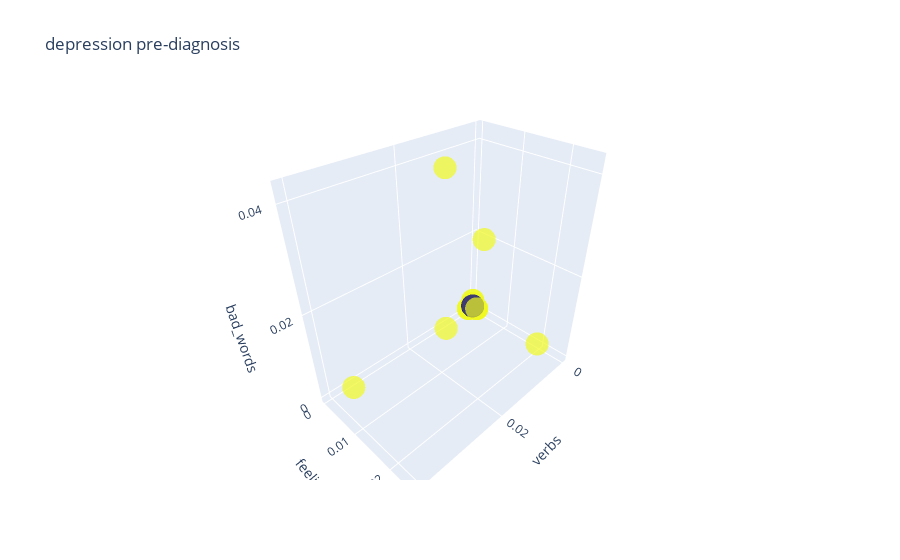

Notebook code for this chart:
### Code cell
px.scatter_3d(test_data, x="verbs", y="feelings", z="bad_words", color="depressed", opacity=0.7, title="depression pre-diagnosis").update(layout_coloraxis_showscale=False)

### Figure 1 — Plotly figure (JSON) as saved in the notebook; plotly's stock layout.template omitted (floating-point values rounded to 4 significant figures; data arrays with more than 128 entries replaced by an {"elided": "..."} marker saying what was removed)
{"data": [{"hovertemplate": "verbs=%{x}<br>feelings=%{y}<br>bad_words=%{z}<br>depressed=%{marker.color}<extra></extra>", "legendgroup": "", "marker": {"color": {"elided": "400 int values"}, "coloraxis": "coloraxis", "opacity": 0.7, "symbol": "circle"}, "mode": "markers", "name": "", "scene": "scene", "showlegend": false, "type": "scatter3d", "x": {"elided": "400 float values"}, "y": {"elided": "400 float values"}, "z": {"elided": "400 float values"}}], "layout": {"coloraxis": {"colorbar": {"title": {"text": "depressed"}}, "colorscale": [[0, "#0d0887"], [0.1111, "#46039f"], [0.2222, "#7201a8"], [0.3333, "#9c179e"], [0.4444, "#bd3786"], [0.5556, "#d8576b"], [0.6667, "#ed7953"], [0.7778, "#fb9f3a"], [0.8889, "#fdca26"], [1, "#f0f921"]], "showscale": false}, "legend": {"tracegroupgap": 0}, "scene": {"domain": {"x": [0, 1], "y": [0, 1]}, "xaxis": {"title": {"text": "verbs"}}, "yaxis": {"title": {"text": "feelings"}}, "zaxis": {"title": {"text": "bad_words"}}}, "title": {"text": "depression pre-diagnosis"}}}
